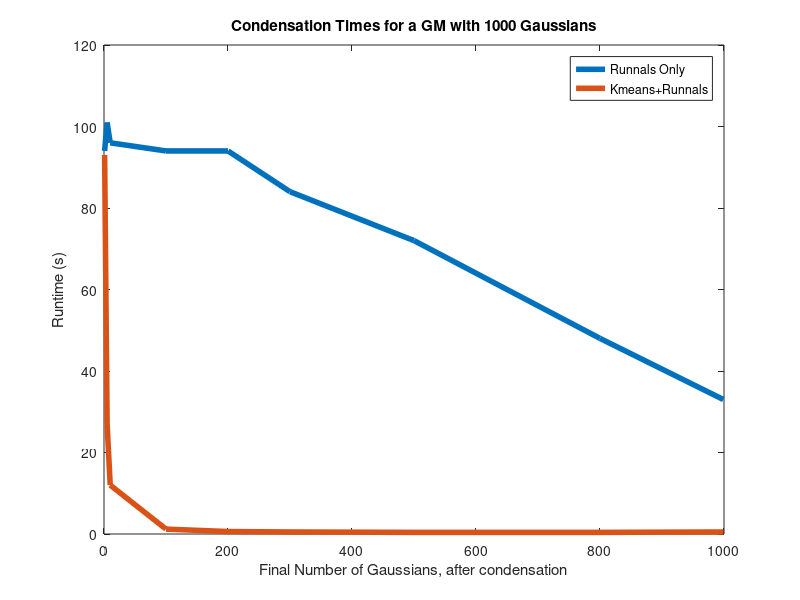

MATLAB code to generate this figure:


%For initial of 1000
finals = [1,5,10,100,200,300,500,800,999]; 
runs = [94,101,96,94,94,84,72,48,33]; 
kmeans = [93,27,12,1.2,0.6,0.5,0.4,0.4,0.5]; 

figure(); 
plot(finals,runs,'LineWidth',4); 
hold on; 
plot(finals,kmeans,'LineWidth',4); 

legend('Runnals Only','Kmeans+Runnals'); 
title('Condensation Times for a GM with 1000 Gaussians'); 
ylabel('Runtime (s)'); 
xlabel('Final Number of Gaussians, after condensation'); 


